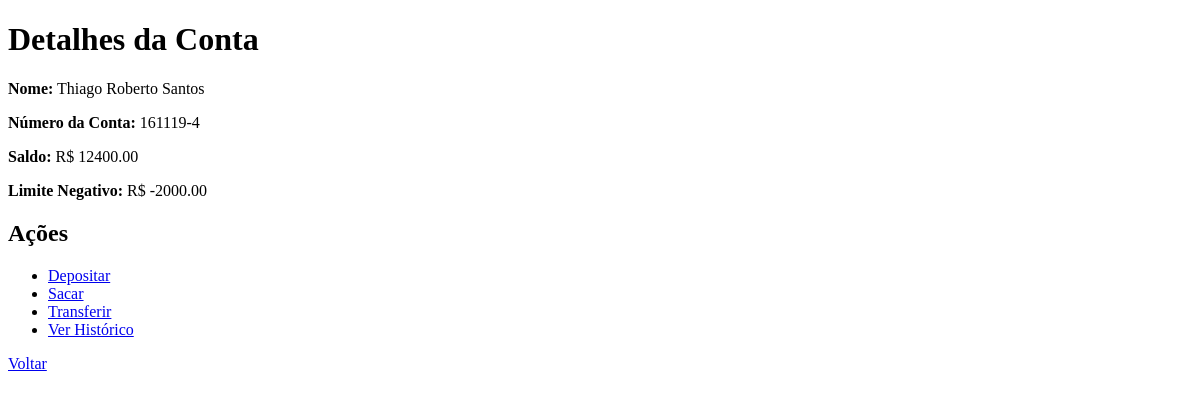
The app's page /1/, older data.
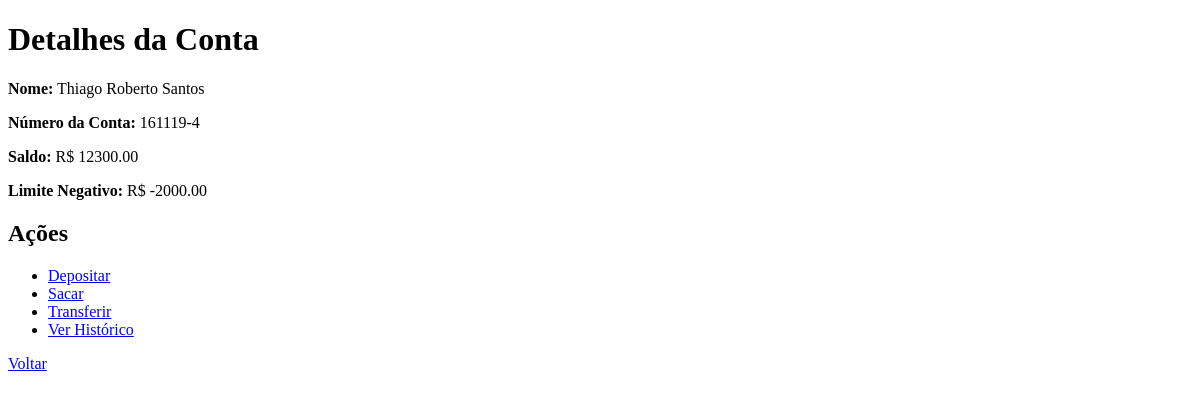
The same page, newer data.
### contas/models.py (models this page shows, shortened)
class ContaCorrente(models.Model):
    agencia = models.CharField(max_length=10)
    numero_conta = models.CharField(max_length=20, unique=True)
    titular = models.CharField(max_length=100)
    saldo = models.DecimalField(max_digits=10, decimal_places=2, default=0)
    limite_negativo = models.DecimalField(max_digits=10, decimal_places=2, default=-2000)

### contas/views.py (the view)
# urls.py: path('<int:conta_id>/', views.detalhes, name='detalhes'),  # Detalhes de uma conta específica
def detalhes(request, conta_id):
    conta = get_object_or_404(ContaCorrente, pk=conta_id)
    return render(request, 'contas/detalhes_conta_corrente.html', {'conta': conta})

### contas/templates/contas/detalhes_conta_corrente.html (shortened to what this page needs)
<!DOCTYPE html>
<html lang="en">
<head>
</head>
<body>
    <h1>Detalhes da Conta</h1>
    <p><strong>Nome:</strong> {{ conta.titular }}</p>
    <p><strong>Número da Conta:</strong> {{ conta.numero_conta }}</p>
    <p><strong>Saldo:</strong> R$ {{ conta.saldo }}</p>
    <p><strong>Limite Negativo:</strong> R$ {{ conta.limite_negativo }}</p>
    <h2>Ações</h2>
    <ul>
        <li><a href="{% url 'depositar' conta.id %}">Depositar</a></li>
        <li><a href="{% url 'sacar' conta.id %}">Sacar</a></li>
        <li><a href="{% url 'transferir' conta.id %}">Transferir</a></li>
        <li><a href="{% url 'historico' conta.id %}">Ver Histórico</a></li>
    </ul>
    <p><a href="{% url 'lista_clientes' %}">Voltar</a></p>
</body>
</html>

Row changes from the older to the newer data that the page shows:
changed ContaCorrente "Thiago Roberto Santos": saldo "12400.00" → "12300.00"
